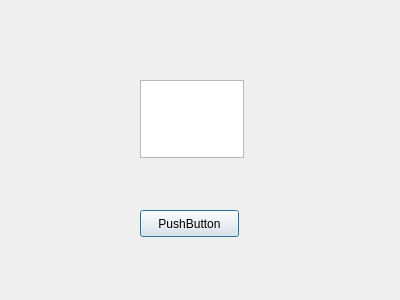
<?xml version="1.0" encoding="UTF-8"?>
<ui version="4.0">
 <class>MyDialog</class>
 <widget class="QDialog" name="MyDialog">
  <property name="geometry">
   <rect>
    <x>0</x>
    <y>0</y>
    <width>400</width>
    <height>300</height>
   </rect>
  </property>
  <property name="windowTitle">
   <string>Dialog</string>
  </property>
  <widget class="QTextEdit" name="textEdit">
   <property name="geometry">
    <rect>
     <x>140</x>
     <y>80</y>
     <width>104</width>
     <height>78</height>
    </rect>
   </property>
  </widget>
  <widget class="QPushButton" name="pushButton">
   <property name="geometry">
    <rect>
     <x>140</x>
     <y>210</y>
     <width>99</width>
     <height>27</height>
    </rect>
   </property>
   <property name="text">
    <string>PushButton</string>
   </property>
  </widget>
 </widget>
 <resources/>
 <connections/>
</ui>
